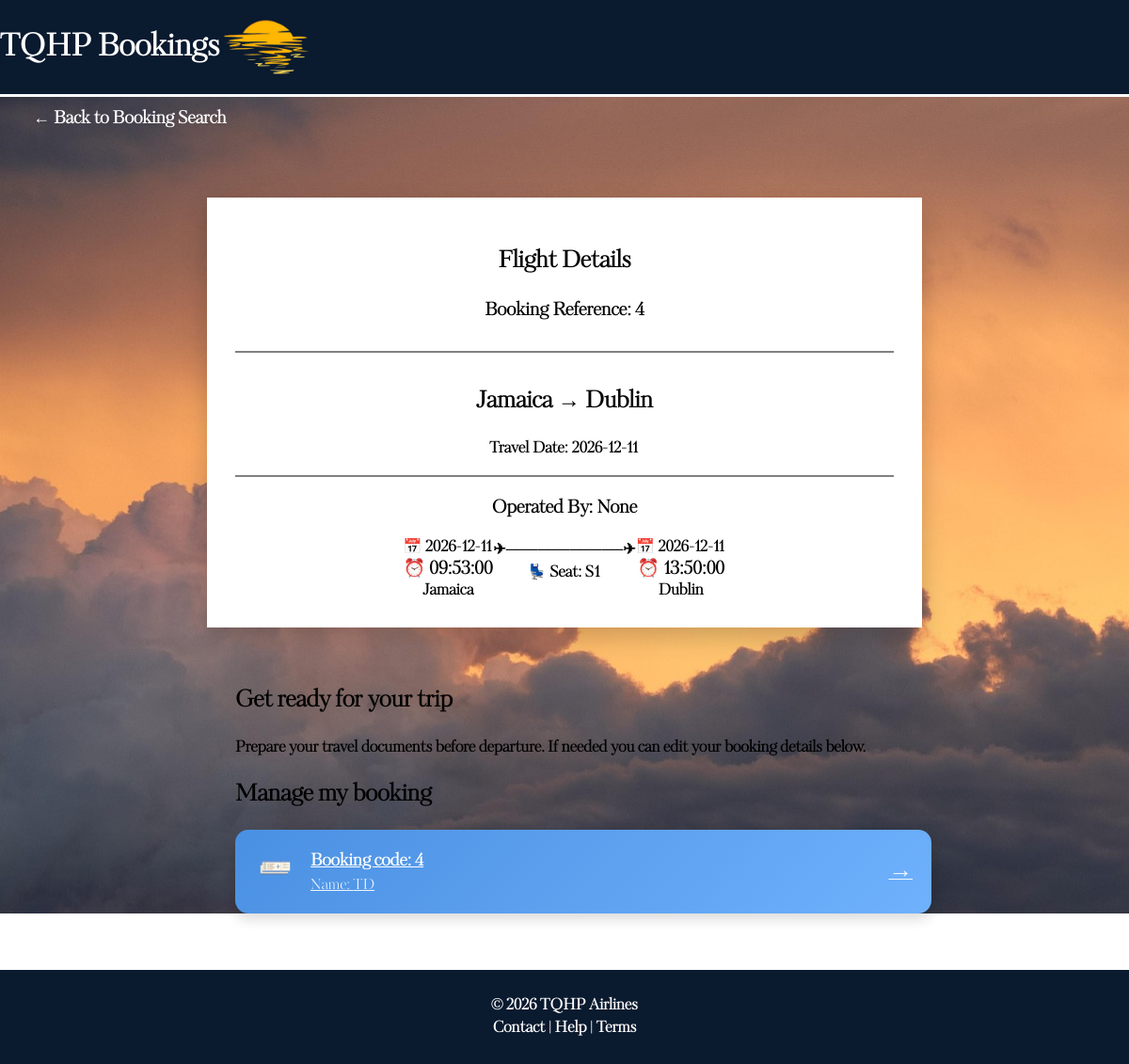
Page /showBooking/4/ on the committed database.
### tables this page shows
CREATE TABLE Booking (
    bookingID INTEGER PRIMARY KEY AUTOINCREMENT,
    dateBooked TEXT NOT NULL,
    totalCost INTEGER NOT NULL,
    creditCardName TEXT NOT NULL,
    creditCardNumber TEXT NOT NULL,
    creditCardCvv TEXT NOT NULL,
    creditCardExpiry TEXT,
    customerID INTEGER NOT NULL,
    flightNumber INTEGER NOT NULL,
    seatID INTEGER,
    FOREIGN KEY (customerID) REFERENCES Customer(customerID),
    FOREIGN KEY (flightNumber) REFERENCES Flight(flightNumber)
);

CREATE TABLE Flight (
    flightNumber INTEGER PRIMARY KEY AUTOINCREMENT,
    departure TEXT NOT NULL,
    destination TEXT NOT NULL,
    departureDate TEXT NOT NULL,
    departureTime TEXT NOT NULL,
    arrivalDate TEXT NOT NULL,
    arrivalTime TEXT NOT NULL,
    numberSeats INTEGER NOT NULL,
    airlineID INTEGER,
    FOREIGN KEY (airlineID) REFERENCES Airline(airlineID)
);

CREATE TABLE Seat (
    seatID INTEGER PRIMARY KEY AUTOINCREMENT,
    seatNumber TEXT,
    seatCost INTEGER NOT NULL,
    bookingID INTEGER,
    flightNumber INTEGER NOT NULL,
    FOREIGN KEY (bookingID) REFERENCES Booking(bookingID),
    FOREIGN KEY (flightNumber) REFERENCES Flight(flightNumber)
);

CREATE TABLE Customer (
    customerID INTEGER PRIMARY KEY AUTOINCREMENT,
    customerName TEXT NOT NULL,
    customerAddress TEXT NOT NULL,
    customerEmail TEXT NOT NULL,
    customerPhoneNum TEXT NOT NULL
);

### app.py (the view)
@app.route("/showBooking/<int:bookingID>/", methods = ["GET"])
def showBooking(bookingID):
    conn = getDbConnection()
    booking = conn.execute("""
    SELECT
        Booking.bookingID,
        Seat.seatNumber,
        Customer.customerName,
        Customer.customerEmail,
        Flight.departure,
        Flight.departureDate,
        Flight.departureTime,
        Flight.destination,
        Flight.arrivalDate,
        Flight.arrivalTime,
        Airline.airlineName

    FROM Booking

    LEFT JOIN Customer ON Booking.customerID = Customer.customerID
    LEFT JOIN Flight ON Booking.flightNumber = Flight.flightNumber
    LEFT JOIN Airline ON Flight.airlineID = Airline.airlineID
    LEFT JOIN Seat ON Booking.seatID = Seat.seatID

    WHERE Booking.bookingID = ?

    """, (bookingID,)).fetchone()
    conn.close()
    print("DEBUG: booking =", booking)
    return render_template("showBooking.html", booking = booking)

### app.py (called while the page is built)
def getDbConnection():
    conn = sqlite3.connect("AirPlaneSystem.db")
    conn.row_factory = sqlite3.Row
    return conn

### templates/showBooking.html (shortened to what this page needs)
<!DOCTYPE html>
<html lang="en">
<head>
    <link rel="stylesheet" href="{{ url_for('static', filename='showBooking.css') }}">
</head>
<body>
<div id="top">
    <h1>TQHP Bookings</h1>
    <img id="logo" src="{{ url_for('static', filename='Images/sunset logo.png') }}">
</div>
<div id="main">
<div id="backButton">
<button onclick="location.href='/retrieveBooking'">
← Back to Booking Search
</button>
</div>
{% if booking %}
<div id="info">
<div id="info-header">
<h2>Flight Details</h2>
<h3>Booking Reference: {{ booking['bookingID'] }}</h3>
</div>
<div id="info-summary">
<h2>{{ booking['departure'] }} → {{ booking['destination'] }}</h2>
<p>Travel Date: {{ booking['departureDate'] }}</p>
</div>
<div id="info-detailed">
<div id="airlinedetails">
<h3>Operated By: {{ booking['airlineName'] }}</h3>
</div>
<div id="info-detailed-schedule">
<div id="departureDetails" class="details">
<h4>📅 {{ booking['departureDate'] }}</h4>
<h3>⏰ {{ booking['departureTime'] }}</h3>
<h4>{{ booking['departure'] }}</h4>
</div>
<div class="divider">
✈───────────✈
<br>
💺 Seat: {{ booking['seatNumber'] }}
</div>
<div id="arrivalDetails" class="details">
<h4>📅 {{ booking['arrivalDate'] }}</h4>
<h3>⏰ {{ booking['arrivalTime'] }}</h3>
<h4>{{ booking['destination'] }}</h4>
</div>
</div>
</div>
</div>
<div id="extra">
<div id="extra-info">
<h2>Get ready for your trip</h2>
<p>
Prepare your travel documents before departure.
If needed you can edit your booking details below.
</p>
<h2>Manage my booking</h2>
<a href="/editBooking/{{ booking['bookingID'] }}" id="bookingName" class="booking-card">
<div class="card-left">
<img class="ticket-icon"
src="{{ url_for('static', filename='Images/ticket.png') }}">
</div>
<div class="card-middle">
<span class="code">
Booking code: {{ booking['bookingID'] }}
</span>
<span class="name">
Name: {{ booking['customerName'] }}
</span>
</div>
<div class="card-right">
<span class="arrow">→</span>
</div>
</a>
</div>
</div>
{% else %}
<h2 style="text-align:center;margin-top:50px;">
Booking not found
</h2>
{% endif %}
</div>
<div class="bottom">
© 2026 TQHP Airlines
<br>
Contact | Help | Terms
</div>
</body>
</body>
</html>

### static/showBooking.css (style rules this page uses)
html, body { margin: 0; height: auto; width: 100%; font-family: 'KudryashevDisplay', sans-serif; font-weight:bold; }
#top { background: #0A1A2F; color: white; font-size:16px; display: flex; align-items: center; justify-content: flex-start; border-bottom: 3px solid white; height:20%; }
#logo { height: 100px; width: auto; }
#backButton { align-self: flex-start; margin-left: 20px; }
#backButton button { background: transparent; border: none; color: white; font-size: 18px; font-weight:bold; font-family: 'KudryashevDisplay', sans-serif; cursor: pointer; padding: 10px 15px; transition: all 0.2s ease; }
#main { display: flex; flex-direction: column; justify-content: center; align-items: center; font-weight:600px; background: url("/static/Images/sunsetHome.jpg"); }
#info { display: flex; flex-direction: column; justify-content: center; align-items: center; text-align: center; background: white; backdrop-filter: blur(4px); color: black; padding: 30px; width: 700px; box-shadow: 0 10px 25px rgba(0,0,0,0.2); position: relative; margin-top:60px; margin-bottom:20px; }
#info-header { border-bottom: 2px solid grey; width:100%; padding-bottom:10px; }
#info-summary { margin-top:15px; width:100%; border-bottom: 2px solid grey; }
#info-detailed-schedule { display: flex; flex-direction: row; }
.details h3, .details h4 { margin: -3px 0; }
#extra { width: 700px; margin: 20px auto 0 auto; text-align: center; }
#extra-info { text-align: left; }
.booking-card { width: 100%; background: linear-gradient(135deg, #4a90e2, #6fb1fc); border: none; border-radius: 14px; padding: 18px 20px; display: flex; align-items: center; justify-content: space-between; cursor: pointer; color: white; font-size: 1rem; font-weight: 500; box-shadow: 0 6px 14px rgba(0, 0, 0, 0.15); transition: transform 0.2s ease, box-shadow 0.2s ease; }
.card-left img.ticket-icon { width: 45px; height: 45px; }
.card-middle { flex-grow: 1; margin-left: 15px; text-align: left; }
.card-middle .code { font-size: 1.1rem; font-weight: 600; display: block; }
.card-middle .name { font-size: 0.95rem; opacity: 0.9; display: block; }
.card-right .arrow { font-size: 1.6rem; font-weight: bold; opacity: 0.9; transition: transform 0.2s ease; }
.arrow { font-size: 24px; }
.bottom { margin-top:60px; background:#0A1A2F; color: white; height:100px; display: flex; flex-direction: column; justify-content: center; align-items: center; text-align: center; }

### rows in the picture
Booking: bookingID "4"
Flight: departure "Jamaica", destination "Dublin", departureDate "2026-12-11", airlineName "None", departureTime "09:53:00", arrivalDate "2026-12-11", arrivalTime "13:50:00"
Seat: seatNumber "S1"
Customer: customerName "TD"
